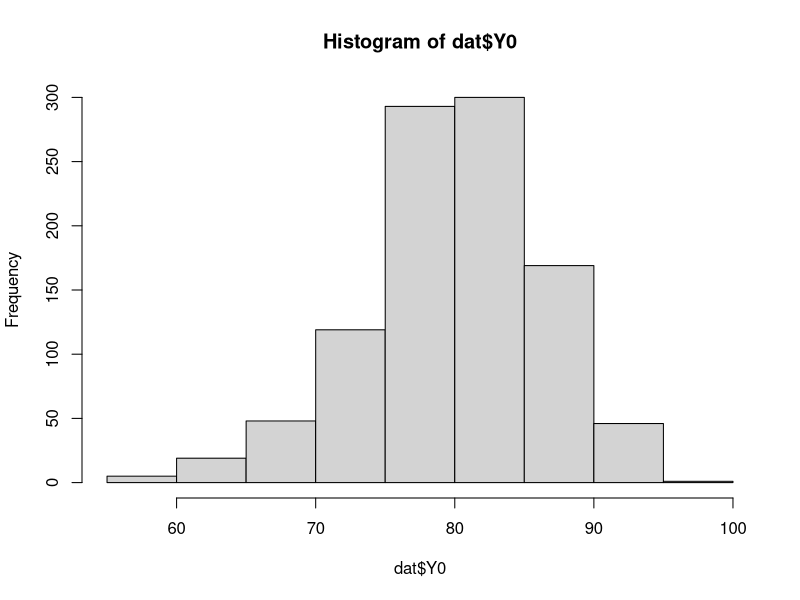
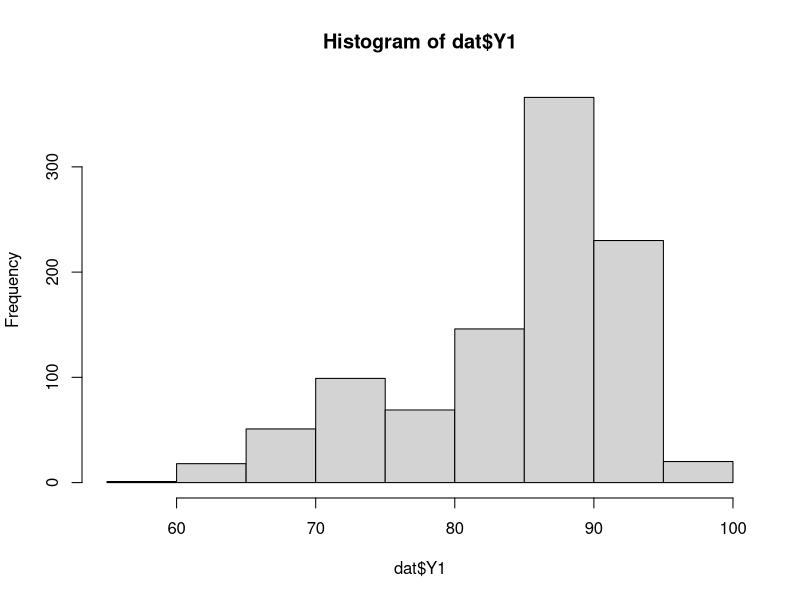
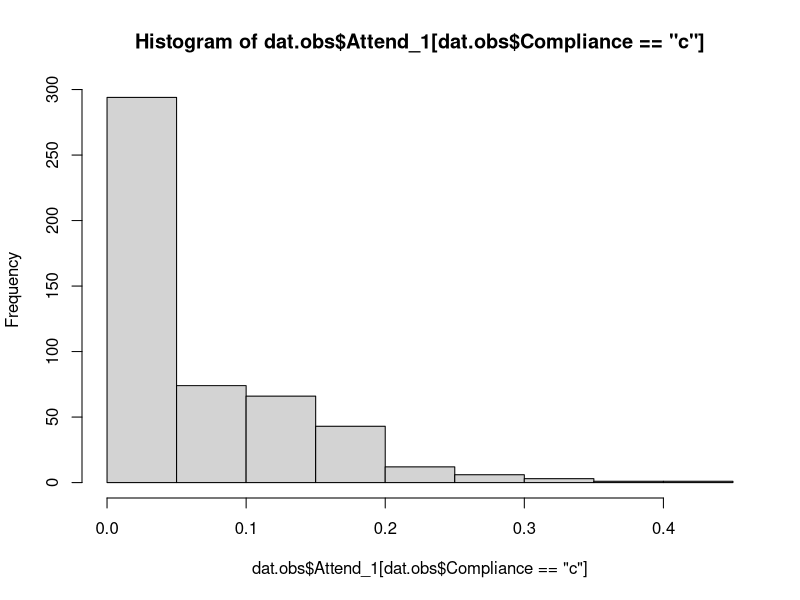
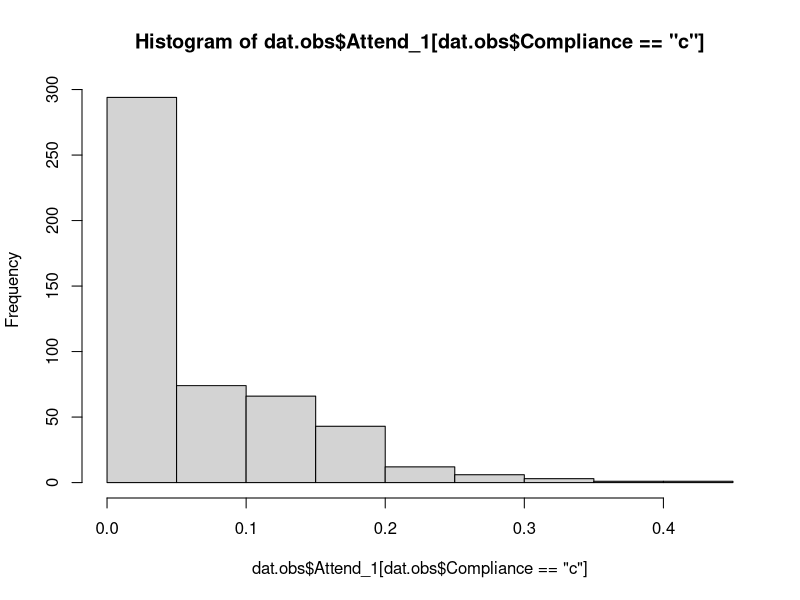
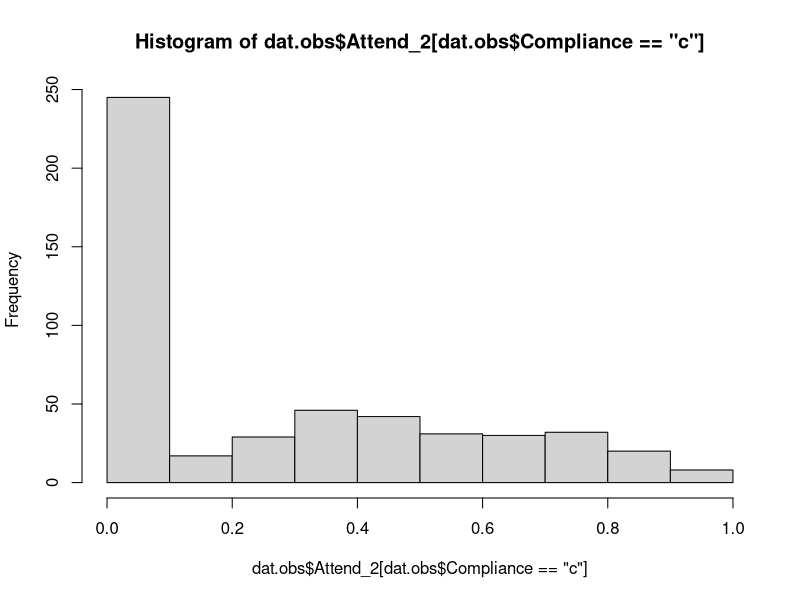
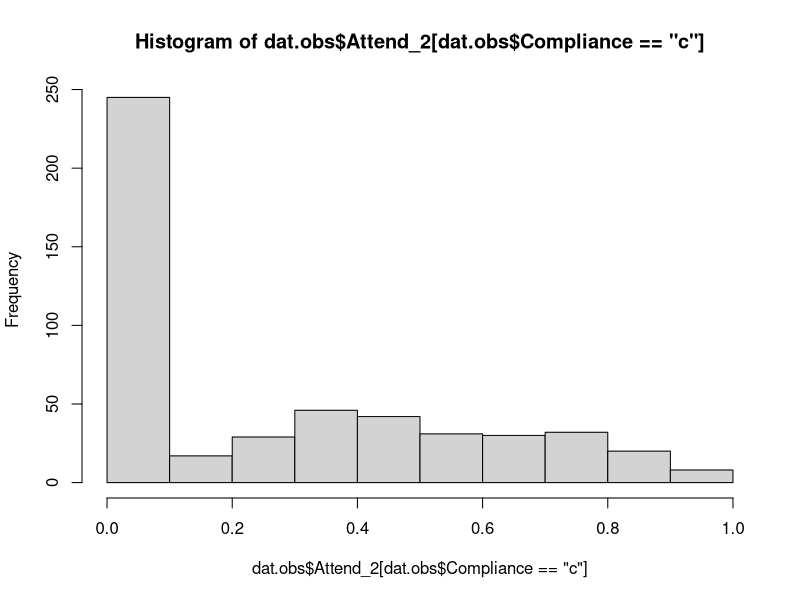
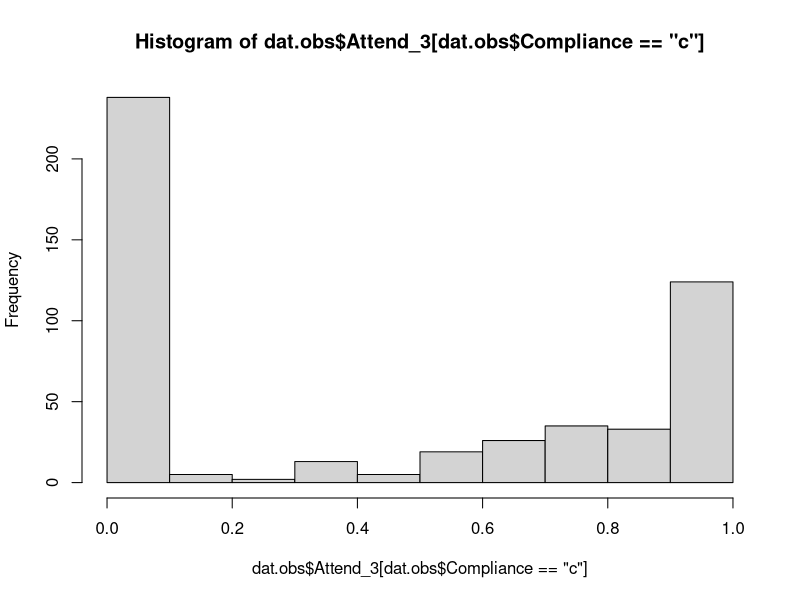
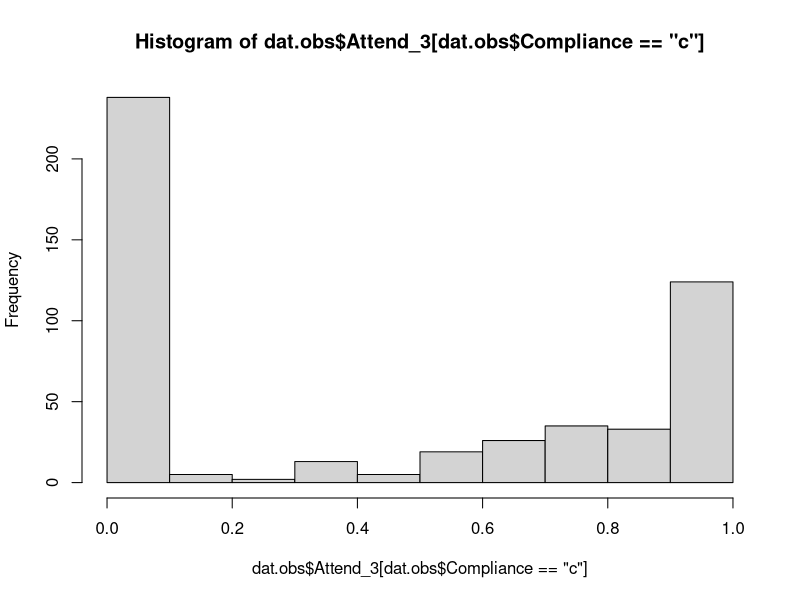

The R script that drew these images, in order: (Note: this script raises an error after producing the figures.)
## ---- chunk 1
##load required packages
library(tidyverse)
library(AER)
library(MatchIt)

## ---- chunk 2
set.seed(2012)

compliance_type <- rep(c("c","n", "a"), c(500, 300, 200))

d_0 <- rep(c(0,0,1), c(500, 300, 200))
d_1 <- rep(c(1,0,1), c(500, 300, 200))

dat<- data.frame(d_0, d_1, compliance_type)

## ---- chunk 3

comp_Y0 <- rnorm(500, 80, 3.5)
nev.taker_Y0 <- rnorm(300,75,7)
always_Y0 <- rnorm(200,87,3.5)

dat$Y0 <- c(comp_Y0, nev.taker_Y0, always_Y0)
hist(dat$Y0)
range(dat$Y0)

comp_Y1 <- rnorm(500,89,3.5)
nev.taker_Y1 <- rnorm(300,75,7)
always_Y1 <- rnorm(200,87,3.5)

dat$Y1 <- c(comp_Y1, nev.taker_Y1, always_Y1)

hist(dat$Y1)
range(dat$Y1)

dat$age <- rnorm(1000,20,.5)

dat$gender <- rbinom(1000, size = 1, prob = .5)

##checking sate for compliers
sate_compliers <- mean(comp_Y1) - mean(comp_Y0)
## ---- chunk 4

dat.full <- dat

dat.full$Z <- rbinom(1000, size = 1, prob = .5)

## ---- chunk 5

## % attendance is always the same for compliars not encouraged, never-takers, & always takers
comp_attend_Z0 <- rep(0,500)
nev.taker_attend <- rep(0,300)
always_attend <- rep(1,200)

##varying attendance for compliers
## % of attendance for compliers skewed lower- students attend once or twice and dwindle off
comp_attend1_Z1 <- rbeta(500,shape1 = 2, shape2 = 15)

## % of attendance for compliers  
comp_attend2_Z1 <- rbeta(500,shape1 = 2, shape2 = 2)

## % attendance for compliers 
comp_attend3_Z1 <- rbeta(500,shape1 = 2, shape2 = .5)

dat.full$attend_Z0 <- c(comp_attend_Z0, nev.taker_attend, always_attend)

dat.full$attend1_Z1 <- c(comp_attend1_Z1, nev.taker_attend, always_attend)
dat.full$attend2_Z1 <- c(comp_attend2_Z1, nev.taker_attend, always_attend)
dat.full$attend3_Z1 <- c(comp_attend3_Z1, nev.taker_attend, always_attend)


## ---- chunk 6

Y_obs <- ifelse(dat.full$Z== 1, dat.full$Y1, dat.full$Y0)
D_obs <- ifelse(dat.full$Z== 1, dat.full$d_1, dat.full$d_0)

attend1_obs <- ifelse(dat.full$Z== 1, dat.full$attend1_Z1, dat.full$attend_Z0)
attend2_obs <- ifelse(dat.full$Z== 1, dat.full$attend2_Z1, dat.full$attend_Z0)
attend3_obs <- ifelse(dat.full$Z== 1, dat.full$attend3_Z1, dat.full$attend_Z0)

##pull alll observed variables into the observed data frame
##keeping some extra variables to look at correlation
dat.obs <- data.frame(dat.full$Z, compliance_type, D_obs, Y_obs, dat.full$gender, dat.full$age, attend1_obs, attend2_obs, attend3_obs)

##rename columns
colnames(dat.obs) <- c("Z", "Compliance", "D", "Y", "Gender", "Age", "Attend_1", "Attend_2", "Attend_3")

##looking at correlation to compliance & to treatment
kruskal.test(attend1_obs ~ Compliance, data = dat.obs)
kruskal.test(attend2_obs ~ Compliance, data = dat.obs)
kruskal.test(attend3_obs ~ Compliance, data = dat.obs)

cor(dat.obs$Y, dat.obs$Attend_1)
cor(dat.obs$Y, dat.obs$Attend_2)
cor(dat.obs$Y, dat.obs$Attend_3)

plot(hist(dat.obs$Attend_1[dat.obs$Compliance=="c"]))
plot(hist(dat.obs$Attend_2[dat.obs$Compliance=="c"]))
plot(hist(dat.obs$Attend_3[dat.obs$Compliance=="c"]))


## ---- chunk 7

naive_regression <- lm(Y ~ D, data = dat.obs)
summary(naive_regression)

naive_regression_w.predictors <- lm(Y ~ D + Age + as.factor(Gender), data = dat.obs)
summary(naive_regression_w.predictors)

naive_regression_w.attend_2 <- lm(Y ~ Z + Age + as.factor(Gender) + Attend_1, data = dat.obs)
summary(naive_regression_w.attend_2)

naive_regression_w.attend_3 <- lm(Y ~ D + Age + as.factor(Gender) + Attend_3, data = dat.obs)
summary(naive_regression_w.attend_3)


##In dat.obs, 21.88% are always-takers, 48.43% are compliers, and 29.68% are never-takers.

compliance_regression <- lm(D ~ Z, data = dat.obs)

summary(compliance_regression)

1-(compliance_regression$coefficients[1]+compliance_regression$coefficients[2])

## ---- chunk 8

ITT <- mean(dat.obs$Y[dat.obs$Z == 1]) - mean(dat.obs$Y[dat.obs$Z ==0])
ITT

## Estimate the CACE by dividing the ITT estimate by the percent of compliers in the sample.

CACE <- ITT/compliance_regression$coefficients[2]
CACE

## ---- chunk 9

ivreg.fit <- ivreg(Y ~ D | Z, data = dat.obs)
ivreg_summary <- summary(ivreg.fit)
ivreg_summary

CACE_ivreg <- ivreg_summary$coefficients[2]
std.error_ivreg <- ivreg_summary$coefficients[,2]

CACE_ivreg
std.error_ivreg
##number below D for std. error
## ---- chunk 10
set.seed(2012)

data_function1 <- function(x){
  c <- rep(c("c", "n", "a"), x*c(.5,.3,.2))
  d_0 <- rep(c(0,0,1), x*c(.5, .3, .2))
  d_1 <- rep(c(1,0,1), x*c(.5, .3, .2))
  
dat<- data.frame(d_0, d_1, compliance_type)

  comp_Y0 <- rnorm(x*.5, 80, 3.5)
  nev.taker_Y0 <- rnorm(x*.3,75,7)
  always_Y0 <- rnorm(x*.2,87,3.5)

  Y0 <- c(comp_Y0, nev.taker_Y0, always_Y0)

  comp_Y1 <- rnorm(x*.5,89,3.5)
  nev.taker_Y1 <- rnorm(x*.3,75,7)
  always_Y1 <- rnorm(x*.2,87,3.5)

  Y1 <- c(comp_Y1, nev.taker_Y1, always_Y1)
  
  age <- rnorm(1000,20,.5)
  gender <- rbinom(1000, size = 1, prob = .5)
  
  comp_attend_Z0 <- rep(0,500)
  nev.taker_attend <- rep(0,300)
  always_attend <- rep(1,200)

  ##varying attendance for compliers
  ## % of attendance for compliers skewed lower- students attend once or twice and dwindle off
  comp_attend1_Z1 <- rbeta(500,shape1 = 2, shape2 = 15)
  ## % of attendance for compliers  
  comp_attend2_Z1 <- rbeta(500,shape1 = 2, shape2 = 2)
  ## % attendance for compliers 
  comp_attend3_Z1 <- rbeta(500,shape1 = 2, shape2 = .5)

  attend_Z0 <- c(comp_attend_Z0, nev.taker_attend, always_attend)
  attend1_Z1 <- c(comp_attend1_Z1, nev.taker_attend, always_attend)
  attend2_Z1 <- c(comp_attend2_Z1, nev.taker_attend, always_attend)
  attend3_Z1 <- c(comp_attend3_Z1, nev.taker_attend, always_attend)
  
  Z <- rbinom(x, size = 1, prob = .5)

  god.dat <- data.frame(d_0, d_1, c, Y0, Y1, age, gender, attend1_Z1, attend2_Z1, attend3_Z1, Z)
  
  Y_obs <- ifelse(god.dat$Z== 1, god.dat$Y1, god.dat$Y0)
  D_obs <- ifelse(god.dat$Z == 1, god.dat$d_1, god.dat$d_0)
  
  attend1_obs <- ifelse(dat.full$Z== 1, dat.full$attend1_Z1, dat.full$attend_Z0)
  attend2_obs <- ifelse(dat.full$Z== 1, dat.full$attend2_Z1, dat.full$attend_Z0)
  attend3_obs <- ifelse(dat.full$Z== 1, dat.full$attend3_Z1, dat.full$attend_Z0)

  sim.dat.obs <- data.frame(D_obs, god.dat$Z, god.dat$age, god.dat$gender, attend1_obs, attend2_obs, attend3_obs, Y_obs)
  colnames(sim.dat.obs) <- c("D", "Z", "Age", "Gender", "Attend1", "Attend2", "Attend3", "Y")
  
  return(sim.dat.obs)
}


##set # draws, initialize vector to store CACE estimates
draws <- 10000
CACE_ivreg_baseline <- numeric()
CACE_ivreg_2 <- numeric()
CACE_ivreg_3 <- numeric()
CACE_ivreg_4 <- numeric()

for(i in 1:draws){
  sim.dat <- data_function(1000)
  
  ##baseline function
  ivreg.baseline <- ivreg(Y ~ D + age + gender | Z, data = sim.dat)
  CACE_ivreg_baseline[length(CACE_ivreg_baseline)+1] <- ivreg.baseline$coefficients[2]
  
  ##fit 2
  ivreg.fit2 <- ivreg(Y ~ D + age + gender + Attend1 | Z, data = sim.dat)
  CACE_ivreg_2[length(CACE_ivreg_2)+1] <- ivreg.fit2$coefficients[2]
  
  ##fit 3
  ivreg.fit3 <- ivreg(Y ~ D + age + gender + Attend2 | Z, data = sim.dat)
  CACE_ivreg_3[length(CACE_ivreg_3)+1] <- ivreg.fit3$coefficients[2]
  
  ##fit 4
  ivreg.fit4 <- ivreg(Y ~ D + age + gender + Attend3 | Z, data = sim.dat)
  CACE_ivreg_4[length(CACE_ivreg_4)+1] <- ivreg.fit4$coefficients[2]
  
}

sim_CACE_std.dev <- sd(CACE_ivreg_sim)
sim_CACE_std.dev

mean_CACE_sim <- mean(CACE_ivreg_sim)
mean_CACE_sim

## ---- chunk 11

##set # draws, initialize vector to store CACE estimates
draws <- 1000
CACE_ivreg_baseline <- numeric()
CACE_ivreg_2 <- numeric()
CACE_ivreg_3 <- numeric()
CACE_ivreg_4 <- numeric()

for(i in 1:draws){
  sim.dat <- data_function1(50)
  
  ##baseline function
  ivreg.baseline <- ivreg(Y ~ D + Age + Gender | Z, data = sim.dat)
  CACE_ivreg_baseline[length(CACE_ivreg_baseline)+1] <- ivreg.baseline$coefficients[2]
  
  ##fit 2
  ivreg.fit2 <- ivreg(Y ~ D + Age + Gender + Attend1 | Z, data = sim.dat)
  CACE_ivreg_2[length(CACE_ivreg_2)+1] <- ivreg.fit2$coefficients[2]
  
  ##fit 3
  ivreg.fit3 <- ivreg(Y ~ D + Age + Gender + Attend2 | Z, data = sim.dat)
  CACE_ivreg_3[length(CACE_ivreg_3)+1] <- ivreg.fit3$coefficients[2]
  
  ##fit 4
  ivreg.fit4 <- ivreg(Y ~ D + Age + Gender + Attend3 | Z, data = sim.dat)
  CACE_ivreg_4[length(CACE_ivreg_4)+1] <- ivreg.fit4$coefficients[2]
  
}

end.time = Sys.time()
total.time = end.time - start.time
## ---- chunk 12
hist(CACE_ivreg_baseline, col=rgb(1,0,0,0.5),xlim=c(-10,18), ylim=c(0,200), main= "Bias In IVReg Estimates", 
     xlab="Variable", breaks = 25)

hist(CACE_ivreg_2, col=rgb(0,0,1,0.5), breaks = 25 ,xlim=c(-10,18), ylim=c(0,200))

hist(CACE_ivreg_3, col = rgb(0,0,1,0.5), breaks = 25)
hist(CACE_ivreg_4, col = rgb(0,0,1,0.5), breaks = 25)
box()


## ---- chunk 13

balance <- function(data, covs, weights){
  balance_mat <- matrix(NA,length(covs), 8)
  names <- c("mn1","mn0","mn1.m","mn0.m","diff","diff.m","ratio","ratio.m") 
  weights <- weights[which(data$treat == 0)]

for(i in 1:(length(covs))){
  balance_mat[i,1] <- mean(data[data$treat == 1, covs[i]])
  balance_mat[i,2] <- mean(data[data$treat == 0, covs[i]])
  balance_mat[i,3] <- mean(data[data$treat == 1, covs[i]])
  balance_mat[i,4] <- sum((data[data$treat == 0, covs[i]]) * weights) / sum(weights)
  
  if(length(unique(data[,covs[i]])) == 2) {
  balance_mat[i,5] <- balance_mat[i,1] - balance_mat[i,2] 
  balance_mat[i,6] <- balance_mat[i,3] - balance_mat[i,4]
  balance_mat[i,7] <- 0
  balance_mat[i,8] <- 0
} else{
  balance_mat[i, 5] <- (balance_mat[i, 1]- balance_mat[i, 2]) / sd(data[data$treat == 1, covs[i]])
  balance_mat[i, 6] <- (balance_mat[i, 3]- balance_mat[i, 4]) / sd(data[data$treat == 1, covs[i]])
  
  balance_mat[i, 7] <-sd(data[data$treat == 0, covs[i]]) / sd(data[data$treat == 1, covs[i]])
  balance_mat[i, 8] <- sqrt(wtd.var(data[, covs[i]][data[, "treat"] == 0], weights)) / sd(dataframe[, covariates[i]][dataframe[,"treat"] == 1])
    }
  }
  rownames(checks) <- covariates
  colnames(checks) <- col.name
  return(checks)
}

covs1 <- c("Age", "Gender")
covs2 <- c("Age", "Gender", "Attend1")
covs3 <- c("Age", "Gender", "Attend2")
covs4 <- c("Age", "Gender", "Attend3")
